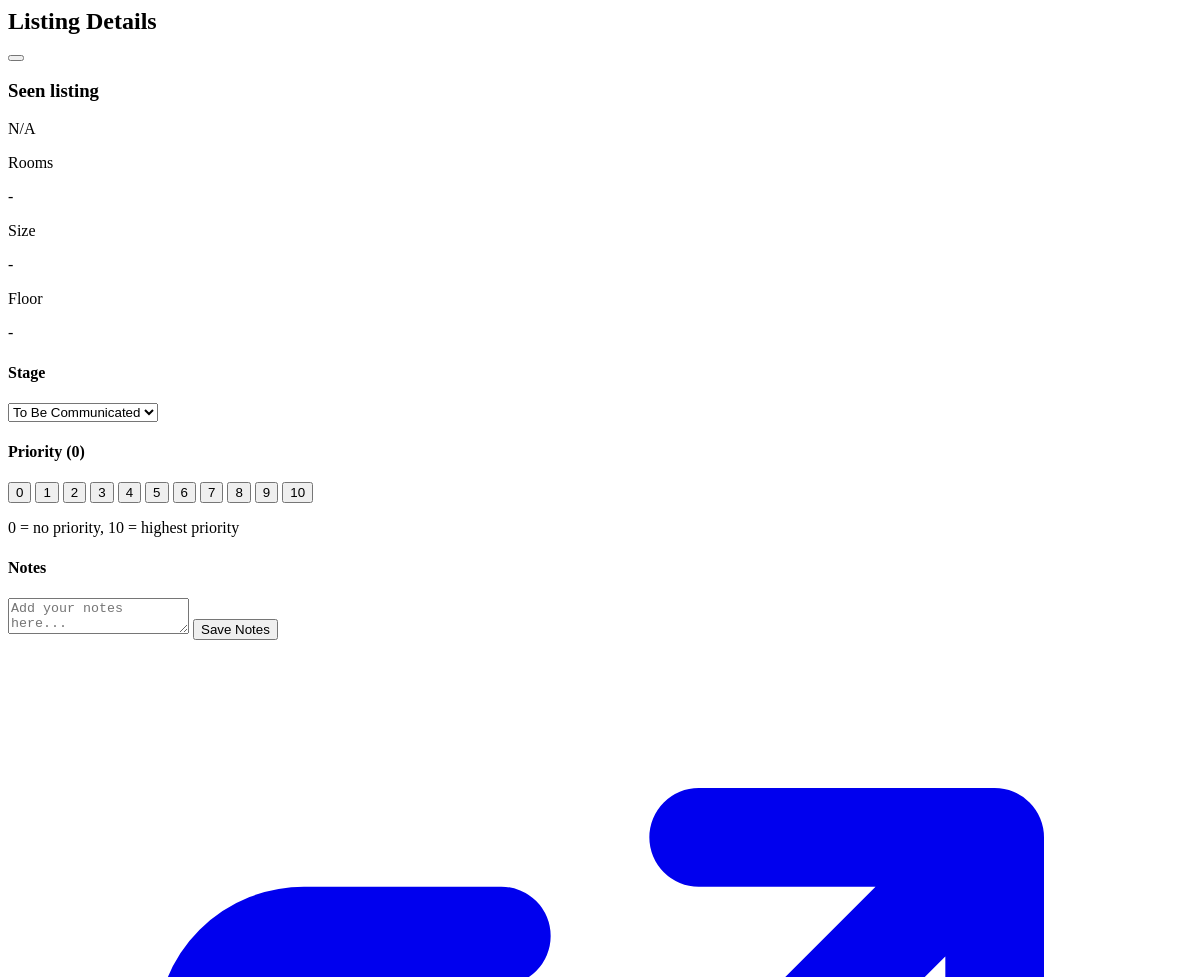
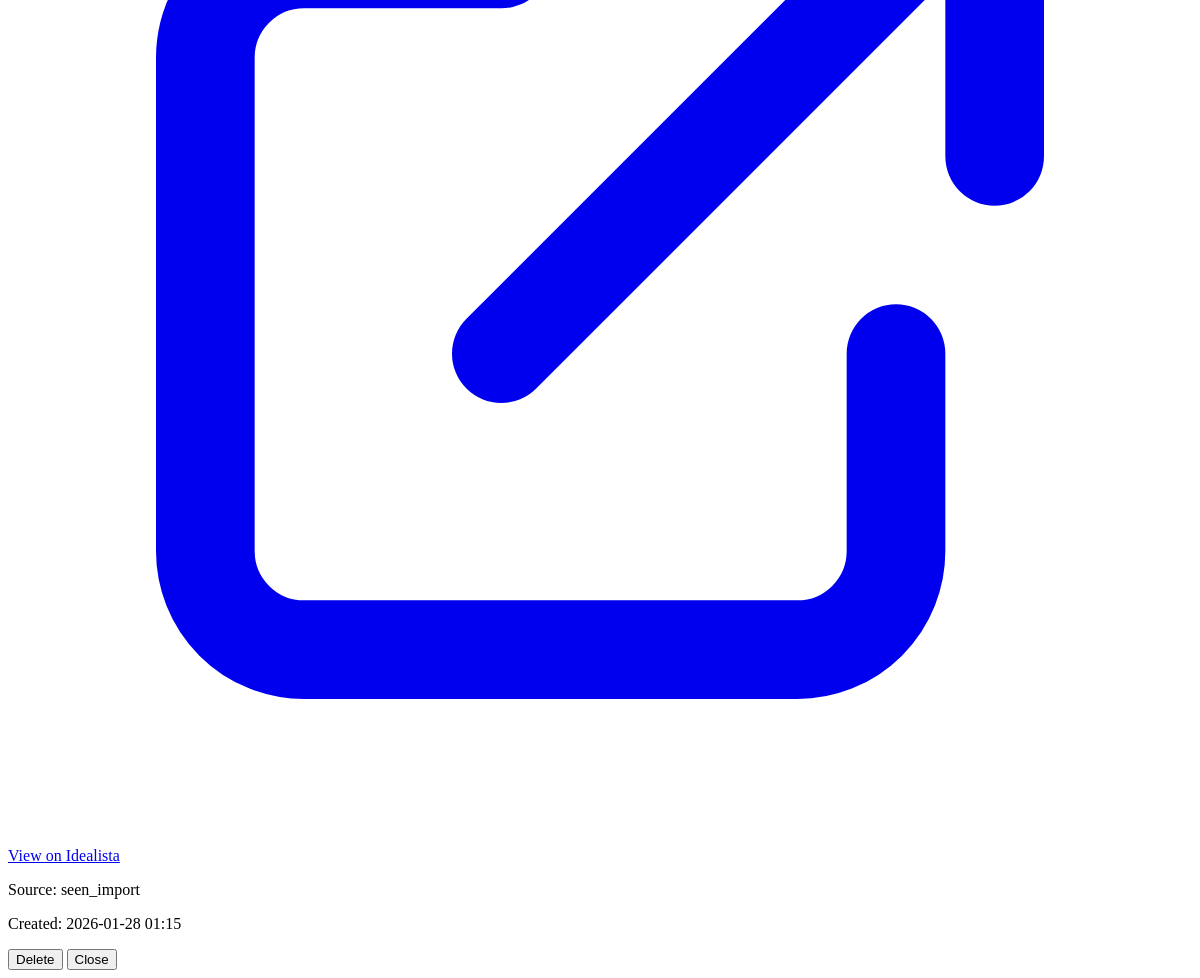
The app's page /partials/card-detail/132, older data (2 pictures, top to bottom).
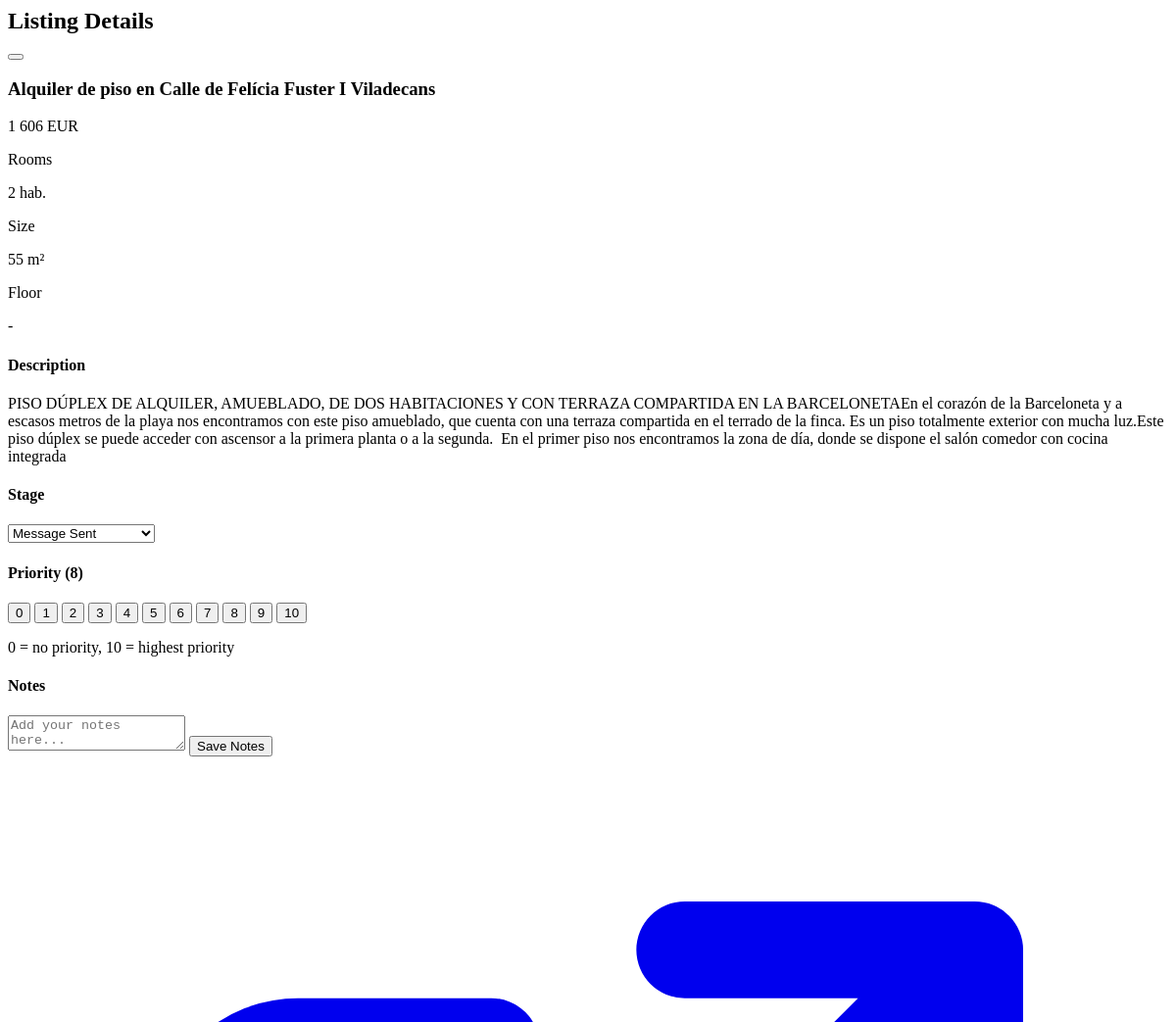
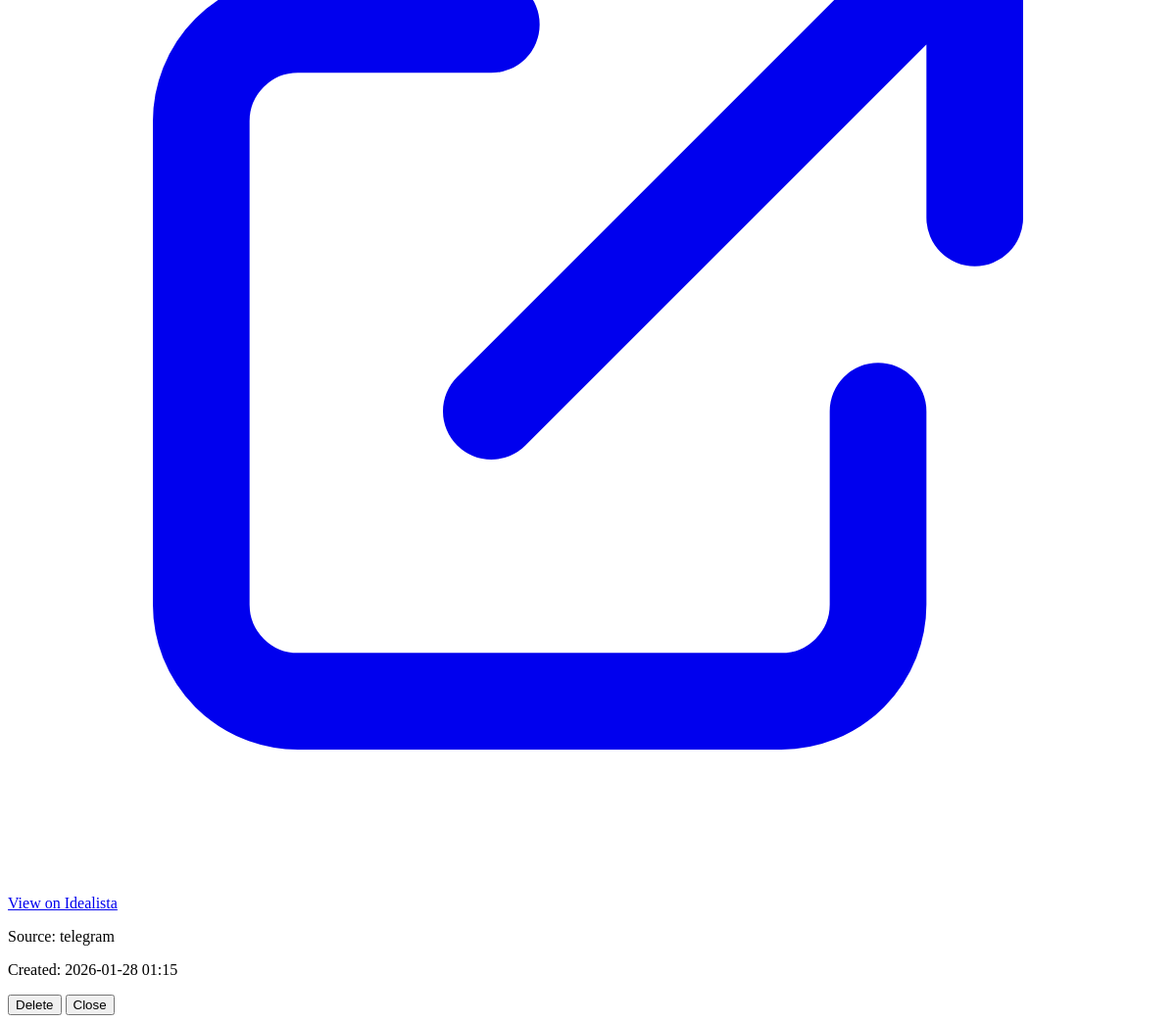
The same page, newer data (2 pictures, top to bottom).
### webapp/database/models.py (models this page shows, shortened)
class Listing(Base):
    __tablename__ = "listings"
    id = Column(Integer, primary_key=True, index=True)
    idealista_url = Column(String, unique=True, index=True, nullable=True)
    title = Column(String, nullable=False)
    price = Column(String)
    price_value = Column(Float, default=0)
    rooms = Column(String)
    size = Column(String)
    floor = Column(String)
    description = Column(Text)
    thumbnail = Column(String)
    stage = Column(String, default="preliminary", index=True)
    notes = Column(Text)
    position = Column(Integer, default=0)
    priority = Column(Integer, default=0)  # 0-10, higher = more important
    source = Column(String, default="manual")  # 'manual', 'telegram', 'scraper', 'url_import'
    created_at = Column(DateTime, server_default=func.now())
    updated_at = Column(DateTime, server_default=func.now(), onupdate=func.now())

### webapp/main.py (the view)
@app.get("/partials/card-detail/{listing_id}", response_class=HTMLResponse)
async def get_card_detail(listing_id: int, request: Request, db: Session = Depends(get_db)):
    service = ListingService(db)
    listing = service.get_by_id(listing_id)
    if not listing:
        return HTMLResponse(content="<p>Listing not found</p>", status_code=404)
    return templates.TemplateResponse(
        "partials/card_detail.html",
        {"request": request, "listing": listing, "stages": STAGES, "base_url": ROOT_PATH}
    )

### webapp/templates/partials/card_detail.html (shortened to what the changed rows need)
<div class="bg-white rounded-lg shadow-xl max-w-2xl w-full max-h-[90vh] overflow-y-auto" @click.stop>
    <div class="sticky top-0 bg-white border-b px-6 py-4 flex items-center justify-between">
        <h2 class="text-lg font-semibold text-gray-800">Listing Details</h2>
    </div>
    <div class="p-6">
        <div class="mb-4">
            <h3 class="text-xl font-bold text-gray-800 mb-2">{{ listing.title }}</h3>
            <p class="text-2xl font-bold text-green-600">{{ listing.price or 'N/A' }}</p>
        </div>
        <div class="grid grid-cols-3 gap-4 mb-4">
            <div class="bg-gray-50 p-3 rounded text-center">
                <p class="text-gray-500 text-xs mb-1">Rooms</p>
                <p class="font-semibold">{{ listing.rooms or '-' }}</p>
            </div>
            <div class="bg-gray-50 p-3 rounded text-center">
                <p class="text-gray-500 text-xs mb-1">Size</p>
                <p class="font-semibold">{{ listing.size or '-' }}</p>
            </div>
            <div class="bg-gray-50 p-3 rounded text-center">
                <p class="text-gray-500 text-xs mb-1">Floor</p>
                <p class="font-semibold">{{ listing.floor or '-' }}</p>
            </div>
        </div>
        {% if listing.description %}
        <div class="mb-4">
            <h4 class="text-sm font-semibold text-gray-700 mb-2">Description</h4>
            <p class="text-gray-600 text-sm whitespace-pre-line">{{ listing.description }}</p>
        </div>
        {% endif %}
        <div class="mb-4">
            <h4 class="text-sm font-semibold text-gray-700 mb-2">Stage</h4>
            <select id="stage-select-{{ listing.id }}"
                    class="w-full border rounded px-3 py-2"
                    onchange="(function(el) {
                        fetch('{{ base_url }}/api/listings/{{ listing.id }}/stage', {
                            method: 'PATCH',
                            headers: {'Content-Type': 'application/json'},
                            body: JSON.stringify({stage: el.value})
                        }).then(function(r) {
                            if (r.ok) { location.reload(); }
                            else { showToast('Error updating stage', 'error'); }
                        });
                    })(this)">
                {% for stage in stages %}
                <option value="{{ stage.value }}" {% if listing.stage == stage.value %}selected{% endif %}>
                    {{ stage.label }}
                </option>
                {% endfor %}
            </select>
        </div>
        <div class="mb-4">
            <h4 class="text-sm font-semibold text-gray-700 mb-2">Priority ({{ listing.priority or 0 }})</h4>
            <div class="flex flex-wrap gap-1">
                {% for p in range(11) %}
                <button type="button"
                        class="w-8 h-8 rounded text-xs font-bold transition-all
                            {% if p == (listing.priority or 0) %}ring-2 ring-offset-1 ring-gray-800{% endif %}
                            {% if p == 0 %}bg-gray-200 text-gray-600 hover:bg-gray-300
                            {% elif p <= 2 %}bg-gray-300 text-gray-700 hover:bg-gray-400
                            {% elif p <= 4 %}bg-green-400 text-gray-800 hover:bg-green-500
                            {% elif p <= 6 %}bg-yellow-400 text-gray-800 hover:bg-yellow-500
                            {% elif p <= 8 %}bg-orange-500 text-white hover:bg-orange-600
                            {% else %}bg-red-500 text-white hover:bg-red-600{% endif %}"
                        onclick="(function() {
                            fetch('{{ base_url }}/api/listings/{{ listing.id }}', {
                                method: 'PUT',
                                headers: {'Content-Type': 'application/json'},
                                body: JSON.stringify({priority: {{ p }}})
                            }).then(function(r) {
                                if (r.ok) { location.reload(); }
                                else { showToast('Error updating priority', 'error'); }
                            });
                        })()">
                </button>
                {% endfor %}
            </div>
            <p class="text-xs text-gray-400 mt-1">0 = no priority, 10 = highest priority</p>
        </div>
        <div class="mb-4">
            <h4 class="text-sm font-semibold text-gray-700 mb-2">Notes</h4>
            <textarea id="notes-{{ listing.id }}"
                      class="w-full border rounded px-3 py-2 h-24 resize-none"
                      placeholder="Add your notes here...">{{ listing.notes or '' }}</textarea>
            <button class="mt-2 px-4 py-2 bg-blue-500 text-white rounded hover:bg-blue-600 text-sm"
                    onclick="(function() {
                        var notes = document.getElementById('notes-{{ listing.id }}').value;
                        fetch('{{ base_url }}/api/listings/{{ listing.id }}', {
                            method: 'PUT',
                            headers: {'Content-Type': 'application/json'},
                            body: JSON.stringify({notes: notes})
                        }).then(function(r) {
                            if (r.ok) { showToast('Notes saved!'); }
                            else { showToast('Error saving notes', 'error'); }
                        }).catch(function() { showToast('Network error', 'error'); });
                    })()">
                Save Notes
            </button>
        </div>
        {% if listing.idealista_url %}
        <div class="mb-4">
            <a href="{{ listing.idealista_url }}"
               target="_blank"
               class="text-blue-500 hover:underline text-sm flex items-center gap-1"
               onclick="event.stopPropagation()">
                <svg class="w-4 h-4" fill="none" stroke="currentColor" viewBox="0 0 24 24">
                    <path stroke-linecap="round" stroke-linejoin="round" stroke-width="2" d="M10 6H6a2 2 0 00-2 2v10a2 2 0 002 2h10a2 2 0 002-2v-4M14 4h6m0 0v6m0-6L10 14"></path>
                </svg>
                View on Idealista
            </a>
        </div>
        {% endif %}
        <div class="text-xs text-gray-400 border-t pt-4 mt-4">
            <p>Source: {{ listing.source }}</p>
            <p>Created: {{ listing.created_at.strftime('%Y-%m-%d %H:%M') if listing.created_at else 'N/A' }}</p>
        </div>
    </div>
</div>

Row changes from the older to the newer data that the page shows:
changed Listing "Add your notes here...": title "Seen listing" → "Alquiler de piso en Calle de Felícia Fuster I Viladecans"; price "N/A" → "1 606 EUR"; rooms "-" → "2 hab."; size "-" → "55 m²"; description (not shown) → "PISO DÚPLEX DE ALQUILER, AMUEBLADO, DE DOS HABITACIONES Y CON TERRAZA COMPARTIDA EN LA BARCELONETAEn el corazón de la Barceloneta y a escasos metros de la playa nos encontramos con este piso amueblado, que cuenta con una terraza compartida en el terrado de la finca. Es un piso totalmente exterior con mucha luz.Este piso dúplex se puede acceder con ascensor a la primera planta o a la segunda. En el primer piso nos encontramos la zona de día, donde se dispone el salón comedor con cocina integrada"; stage+id "To Be Communicated" → "Message Sent"; priority "0" → "8"; source "seen_import" → "telegram"
Text that changed along with them:
text now shown: "Description"
